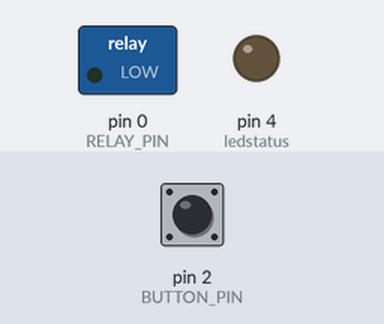
Bench run of a sketch on a simulated Arduino Uno, built with avr-gcc and run on an emulated ATmega328P. On the bench: switched loads named in the sketch (green lamp = pin HIGH), output pins drawn as LEDs (lit = HIGH). The inputs (shaded band) are chosen by the test bench; at power-on: pin 2 (BUTTON_PIN) LOW.

Above: at 1.2 s.
1.3 s: pin 2 (BUTTON_PIN) pulled HIGH for 3.2 s
At 3.2 s:
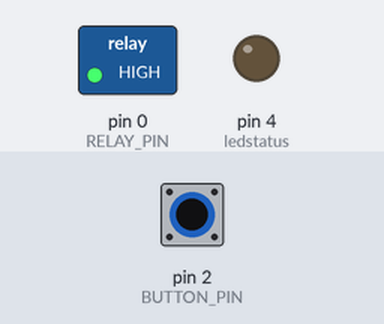
Timing chart, 0 to 4.7 s (numbered marks = the images above; inputs shaded):
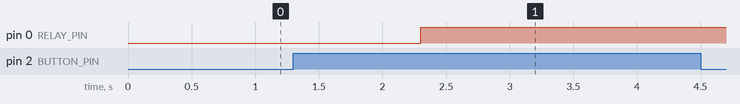

The sketch:

Attiny_PSU.ino
```cpp
// constants won't change. They're used here to set pin numbers:
const int BUTTON_PIN = 2;  // the number of the pushbutton pin
const int RELAY_PIN = 0; // the number of the relay pin
const int RESET_RASPBERRY = 1;
const int ledstatus = 4;
unsigned long OnDelay = 2000;  // on delay before switch on relay
unsigned long OffDelay = 20000;    // off delay before switch off the relay

// variables will change:
int TimeOn = 2;
int TimeOff = 30;
int buttonState = LOW;         // variable for reading the pushbutton status
int relayState = LOW;

void setup() {
  // put your setup code here, to run once:
  // initialize the relay pin as an output:
  pinMode(RELAY_PIN, OUTPUT);
  pinMode(RESET_RASPBERRY, OUTPUT);
  pinMode(ledstatus, OUTPUT);
  // initialize the pushbutton pin as an input:
  pinMode(BUTTON_PIN, INPUT);
  // Init led
  relayState = LOW;
}

void loop() {
  // read the state of the pushbutton value:
  buttonState = digitalRead(BUTTON_PIN);

   // check if the pushbutton is pressed and if relay switched off
   if ((buttonState == HIGH) && (relayState == LOW)){
   // turn relay on after 1 second:
   delay(1000);
   buttonState = digitalRead(BUTTON_PIN);
        if ((buttonState == HIGH) && (relayState == LOW)){
          digitalWrite(RELAY_PIN, HIGH);
          delay(500);
          relayState = HIGH;
      }
  // read the state of the pushbutton value again:
  buttonState = digitalRead(BUTTON_PIN);

  }
  // check if the pushbutton is pressed and if relay is switched on
  if ((buttonState == HIGH) && (relayState == HIGH)){
    delay(2000); // Safety
    buttonState = digitalRead(BUTTON_PIN);
    if ((buttonState == HIGH) && (relayState == HIGH)){
      digitalWrite(RESET_RASPBERRY, HIGH); // Send shutdown signal to GPIO
      delay(1200);
      digitalWrite(RESET_RASPBERRY, LOW);
      delay(30000);
      digitalWrite(RELAY_PIN, LOW);
      relayState = LOW;
    }
  }
}
```

Measured:
- after the input at 1.3 s, pin 0 (RELAY_PIN): LOW → HIGH after 1.0 s
